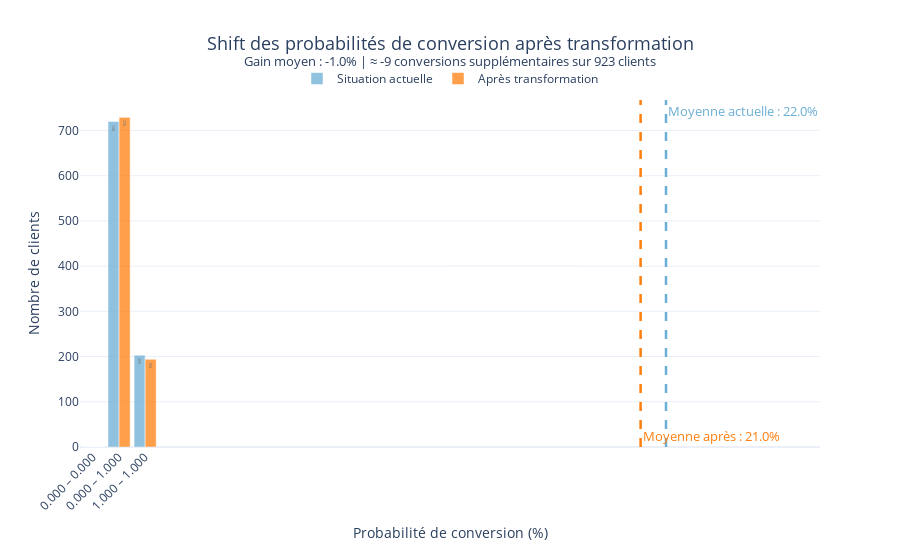

This figure's notebook cell:
### Code cell
comparison_df = simulate_discount_conversion_shift(df_sim, model, 1.5)

### Figure 1 — Plotly figure (JSON) as saved in the notebook; plotly's stock layout.template omitted (floating-point values rounded to 4 significant figures)
{"data": [{"hovertemplate": "%{x}<br>Clients: %{y}<extra></extra>", "marker": {"color": "#6baed6"}, "name": "Situation actuelle", "opacity": 0.75, "text": [0.0, 0.0, 0.0, 0.0, 0.0, 0.0, 0.0, 720.0, 0.0, 203.0], "textposition": "auto", "type": "bar", "x": ["0.000 – 0.000", "0.000 – 0.000", "0.000 – 0.000", "0.000 – 0.000", "0.000 – 0.000", "0.000 – 0.000", "0.000 – 0.000", "0.000 – 1.000", "1.000 – 1.000", "1.000 – 1.000"], "y": [0, 0, 0, 0, 0, 0, 0, 720, 0, 203]}, {"hovertemplate": "%{x}<br>Clients: %{y}<extra></extra>", "marker": {"color": "#ff7f0e"}, "name": "Après transformation", "opacity": 0.75, "text": [0.0, 0.0, 0.0, 0.0, 0.0, 0.0, 0.0, 729.0, 0.0, 194.0], "textposition": "auto", "type": "bar", "x": ["0.000 – 0.000", "0.000 – 0.000", "0.000 – 0.000", "0.000 – 0.000", "0.000 – 0.000", "0.000 – 0.000", "0.000 – 0.000", "0.000 – 1.000", "1.000 – 1.000", "1.000 – 1.000"], "y": [0, 0, 0, 0, 0, 0, 0, 729, 0, 194]}], "layout": {"annotations": [{"font": {"color": "#6baed6", "size": 13}, "showarrow": false, "text": "Moyenne actuelle : 22.0%", "x": 21.99, "xanchor": "left", "xref": "x", "y": 1, "yanchor": "top", "yref": "y domain"}, {"font": {"color": "#ff7f0e", "size": 13}, "showarrow": false, "text": "Moyenne après : 21.0%", "x": 21.02, "xanchor": "left", "xref": "x", "y": 0, "yanchor": "bottom", "yref": "y domain"}], "bargap": 0.15, "font": {"size": 12}, "height": 550, "hovermode": "x unified", "legend": {"orientation": "h", "x": 0.5, "xanchor": "center", "y": 1.02, "yanchor": "bottom"}, "shapes": [{"line": {"color": "#6baed6", "dash": "dash", "width": 2.5}, "type": "line", "x0": 21.99, "x1": 21.99, "xref": "x", "y0": 0, "y1": 1, "yref": "y domain"}, {"line": {"color": "#ff7f0e", "dash": "dash", "width": 2.5}, "type": "line", "x0": 21.02, "x1": 21.02, "xref": "x", "y0": 0, "y1": 1, "yref": "y domain"}], "title": {"font": {"size": 18}, "text": "Shift des probabilités de conversion après transformation<br><sup>Gain moyen : -1.0% | ≈ -9 conversions supplémentaires sur 923 clients</sup>", "x": 0.5}, "width": 900, "xaxis": {"tickangle": -45, "title": {"text": "Probabilité de conversion (%)"}}, "yaxis": {"title": {"text": "Nombre de clients"}}}}
